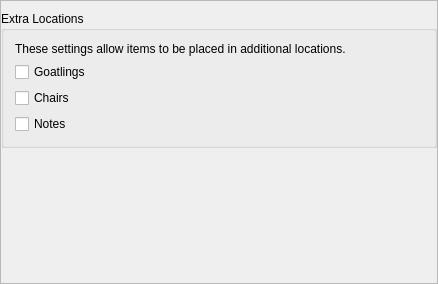
<?xml version="1.0" encoding="UTF-8"?>
<ui version="4.0">
 <class>PresetPseudoregaliaOther</class>
 <widget class="QMainWindow" name="PresetPseudoregaliaOther">
  <property name="geometry">
   <rect>
    <x>0</x>
    <y>0</y>
    <width>438</width>
    <height>284</height>
   </rect>
  </property>
  <property name="windowTitle">
   <string>Other</string>
  </property>
  <widget class="QWidget" name="central_widget">
   <property name="maximumSize">
    <size>
     <width>16777215</width>
     <height>16777215</height>
    </size>
   </property>
   <layout class="QVBoxLayout" name="central_layout">
    <property name="leftMargin">
     <number>0</number>
    </property>
    <property name="topMargin">
     <number>0</number>
    </property>
    <property name="rightMargin">
     <number>0</number>
    </property>
    <property name="bottomMargin">
     <number>0</number>
    </property>
    <item>
     <widget class="QScrollArea" name="scroll_area">
      <property name="widgetResizable">
       <bool>true</bool>
      </property>
      <widget class="QWidget" name="scroll_contents">
       <property name="geometry">
        <rect>
         <x>0</x>
         <y>0</y>
         <width>436</width>
         <height>282</height>
        </rect>
       </property>
       <layout class="QVBoxLayout" name="scroll_layout">
        <property name="leftMargin">
         <number>0</number>
        </property>
        <property name="topMargin">
         <number>2</number>
        </property>
        <property name="rightMargin">
         <number>0</number>
        </property>
        <property name="bottomMargin">
         <number>0</number>
        </property>
        <item>
         <spacer name="top_spacer">
          <property name="orientation">
           <enum>Qt::Orientation::Vertical</enum>
          </property>
          <property name="sizeType">
           <enum>QSizePolicy::Policy::Fixed</enum>
          </property>
          <property name="sizeHint" stdset="0">
           <size>
            <width>20</width>
            <height>8</height>
           </size>
          </property>
         </spacer>
        </item>
        <item>
         <widget class="QGroupBox" name="extra_locations_group">
          <property name="title">
           <string>Extra Locations</string>
          </property>
          <layout class="QVBoxLayout" name="verticalLayout_4">
           <item>
            <widget class="QLabel" name="label">
             <property name="text">
              <string>These settings allow items to be placed in additional locations.</string>
             </property>
            </widget>
           </item>
           <item>
            <widget class="QCheckBox" name="goatling_shuffle_check">
             <property name="text">
              <string>Goatlings</string>
             </property>
            </widget>
           </item>
           <item>
            <widget class="QCheckBox" name="chair_shuffle_check">
             <property name="text">
              <string>Chairs</string>
             </property>
            </widget>
           </item>
           <item>
            <widget class="QCheckBox" name="note_shuffle_check">
             <property name="text">
              <string>Notes</string>
             </property>
            </widget>
           </item>
          </layout>
         </widget>
        </item>
        <item>
         <spacer name="bottom_spacer">
          <property name="orientation">
           <enum>Qt::Orientation::Vertical</enum>
          </property>
          <property name="sizeHint" stdset="0">
           <size>
            <width>20</width>
            <height>40</height>
           </size>
          </property>
         </spacer>
        </item>
       </layout>
      </widget>
     </widget>
    </item>
   </layout>
  </widget>
 </widget>
 <layoutdefault spacing="6" margin="11"/>
 <resources/>
 <connections/>
</ui>
